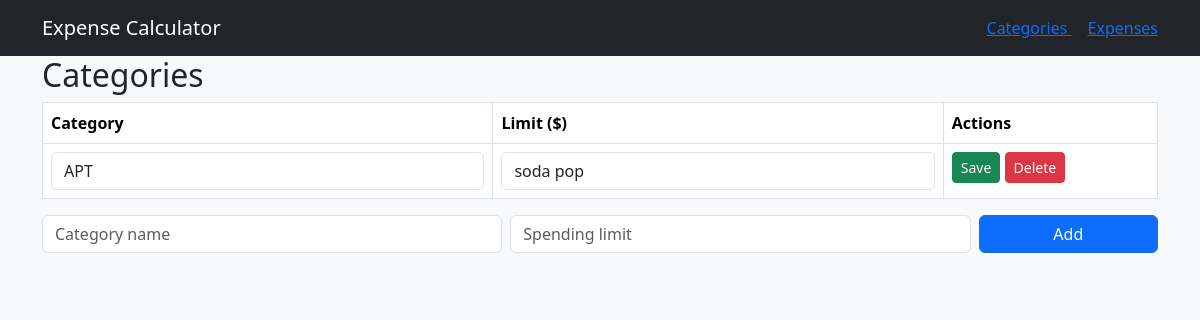
The page /categories on the database as committed earlier.
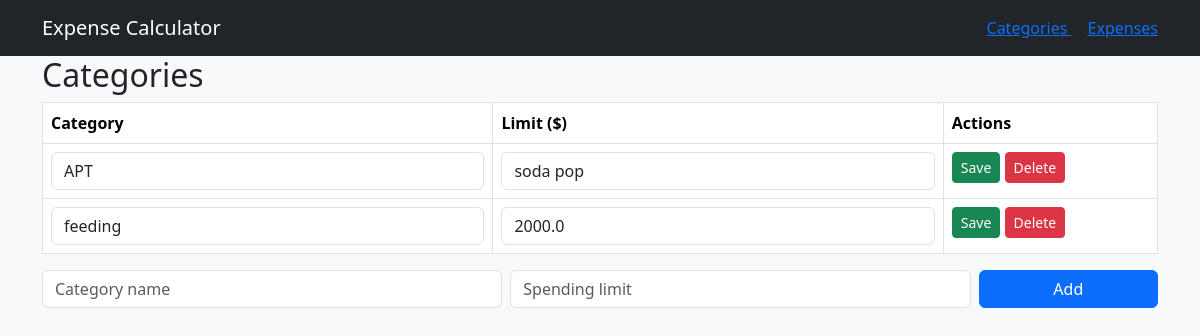
The same page on the database as committed later.
### tables this page shows
CREATE TABLE `category` (`id` INTEGER PRIMARY KEY AUTOINCREMENT UNIQUE NOT NULL, `name` TEXT NOT NULL, `spending_limit` REAL);

### app.py (the view)
@app.route("/categories")
def view_categories():
    sql = "SELECT * FROM category"
    categories = query_db(sql)
    return render_template("categories.html", categories = categories)

### app.py (called while the page is built)
def get_db():
    db = getattr(g, '_database', None)
    if db is None:
        db = g._database = sqlite3.connect(DATABASE)
    return db

def query_db(query, args=(), one=False):
    cur = get_db().execute(query, args)
    rv = cur.fetchall()
    cur.close()
    return (rv[0] if rv else None) if one else rv

### templates/categories.html (shortened to what this page needs)
<!DOCTYPE html>
<html lang="en">
<head>
</head>
<body>
    {% extends "base.html" %}
    {% block content %}
    <h2> Categories</h2>
    <table class = "table table-bordered">
        <tr><th>Category</th><th>Limit ($)</th><th>Actions</th></tr>
        {%for category in categories%}
            <tr>
                <form method = "POST" action = "{{url_for ('edit_category', id=category[0]) }}">
                    <td><input class = "form-control" name= "name" value = "{{category[1]}}"></td>
                    <td><input class = "form-control" name= "spending_limit" value = "{{category[2]}}"></td>
                    <td>
                        <button class="btn btn-success btn-sm"> Save</button>
                        <a href = "{{url_for ('delete_category', id=category[0])}}" class = "btn btn-danger btn-sm"> Delete</a>
                    </td>
                </form>
            </tr>
        {%endfor%}
    </table>
    <form method = "POST" action = "{{url_for ('add_category')}}" class = "row g-2 mb-3">
        <div class = "col-md-5"><input class = "form-control" name ="name" placeholder = "Category name" required></div>
        <div class = "col-md-5"><input class = "form-control" name = "spending_limit" placeholder = "Spending limit" required></div>
        <div class = "col-md-2"><button class = "btn btn-primary w-100">Add</button></div>
    </form>
{%endblock%}

### templates/base.html (shortened to what this page needs)
<!DOCTYPE html>
<html lang="en">
<head>
    <link rel="stylesheet" href="https://cdn.jsdelivr.net/npm/bootstrap@5.3.2/dist/css/bootstrap.min.css">
</head>
<body>
    <body class = "bg-light">
        <nav class = "navbar navbar-expand-lg navbar-dark bg-dark mb4">
            <div class = "container">
                <a class = "navbar-brand" href = "{{url_for('home')}}"> Expense Calculator</a>
                <div>
                    <a class="bt btn-light btn-sm me-3" href ="{{url_for ('view_categories')}}">Categories </a>
                    <a class="bt btn-light btn-sm me" href ="{{ url_for('view_expenses') }}"> Expenses </a>
                </div>
            </div>
        </nav>
        <div class = "container">
            {%block content%} {%endblock%}
        </div>
</body>
</html>

Rows that differ between the two databases and show on the page:
added category: name "feeding", spending_limit "2000.0"
